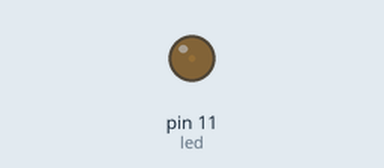
Simulated run of this sketch. Board: Arduino Uno, built with avr-gcc and run on an emulated ATmega328P. Shown: output pins drawn as LEDs (lit = HIGH).

Above: at 0.05 s.
At 2.15 s:
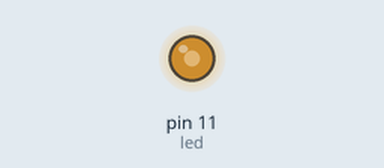
At 3.45 s:
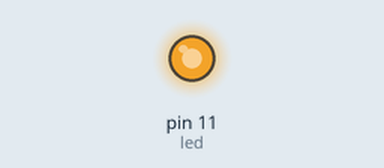
At 6.9 s:
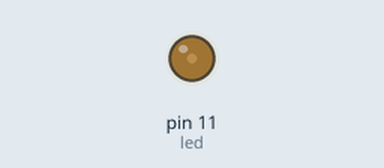
Timing chart, 0 to 10.0 s (numbered marks = the images above):
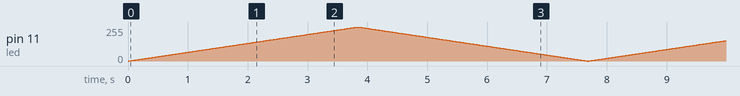

The sketch:

Intensidad_LED.ino
```cpp
int led = 11;      // Variable que almacena el número de pin del LED
int brillo;        // Variable que almacena el nivel de brillo

void setup() {
  pinMode(led, OUTPUT);     // Configura el pin del LED como salida
}

void loop() {
  // Primer bucle: Aumentar el brillo del LED de 0 a 255
  for (brillo = 0; brillo < 256; brillo++) {
    analogWrite(led, brillo);   // Establece el nivel de brillo del LED utilizando PWM
    delay(15);                  // Espera 15 milisegundos
  }

  // Segundo bucle: Disminuir el brillo del LED de 255 a 0
  for (brillo = 255; brillo >= 0; brillo--) {
    analogWrite(led, brillo);   // Establece el nivel de brillo del LED utilizando PWM
    delay(15);                  // Espera 15 milisegundos
  }
}
```
